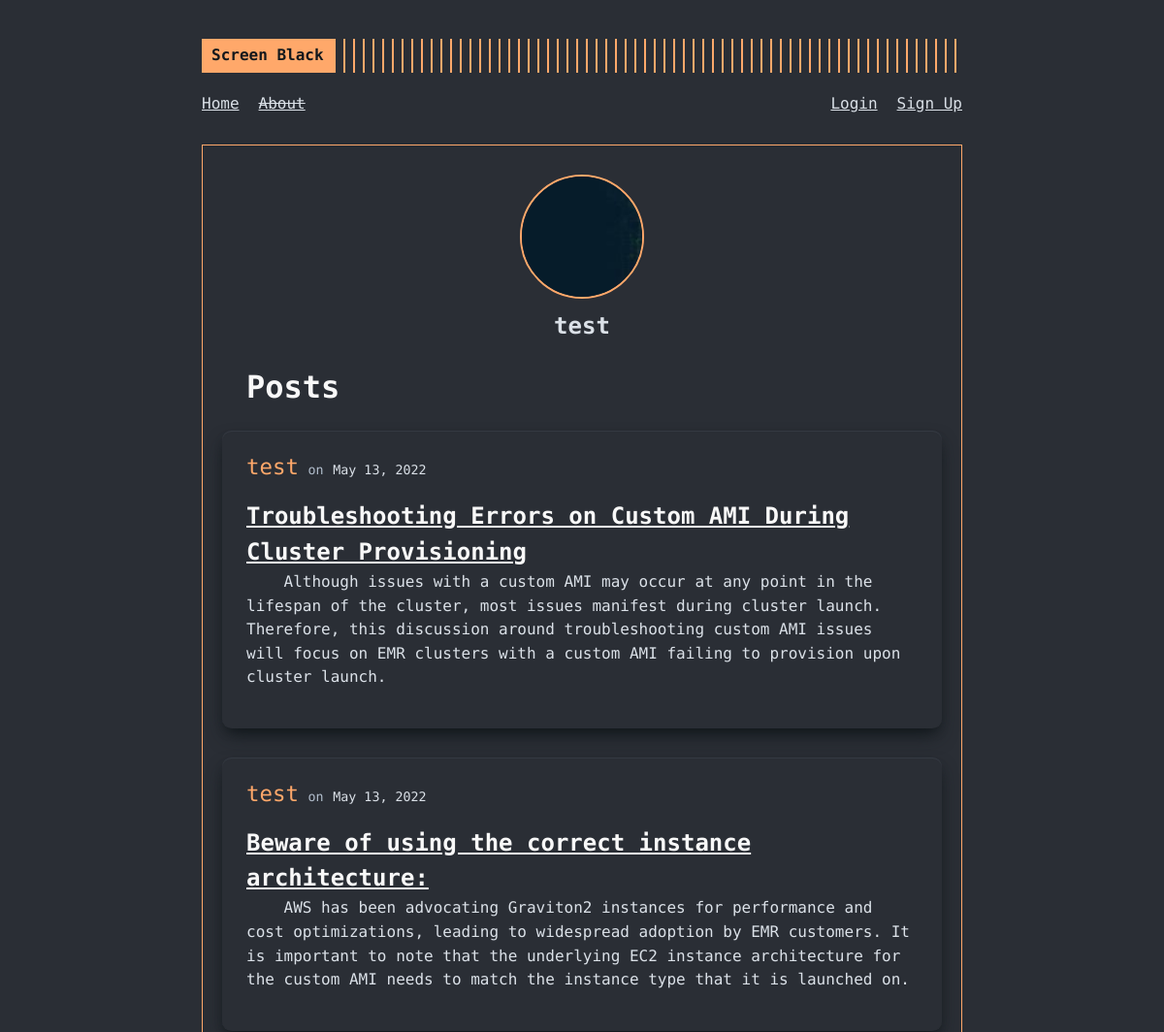
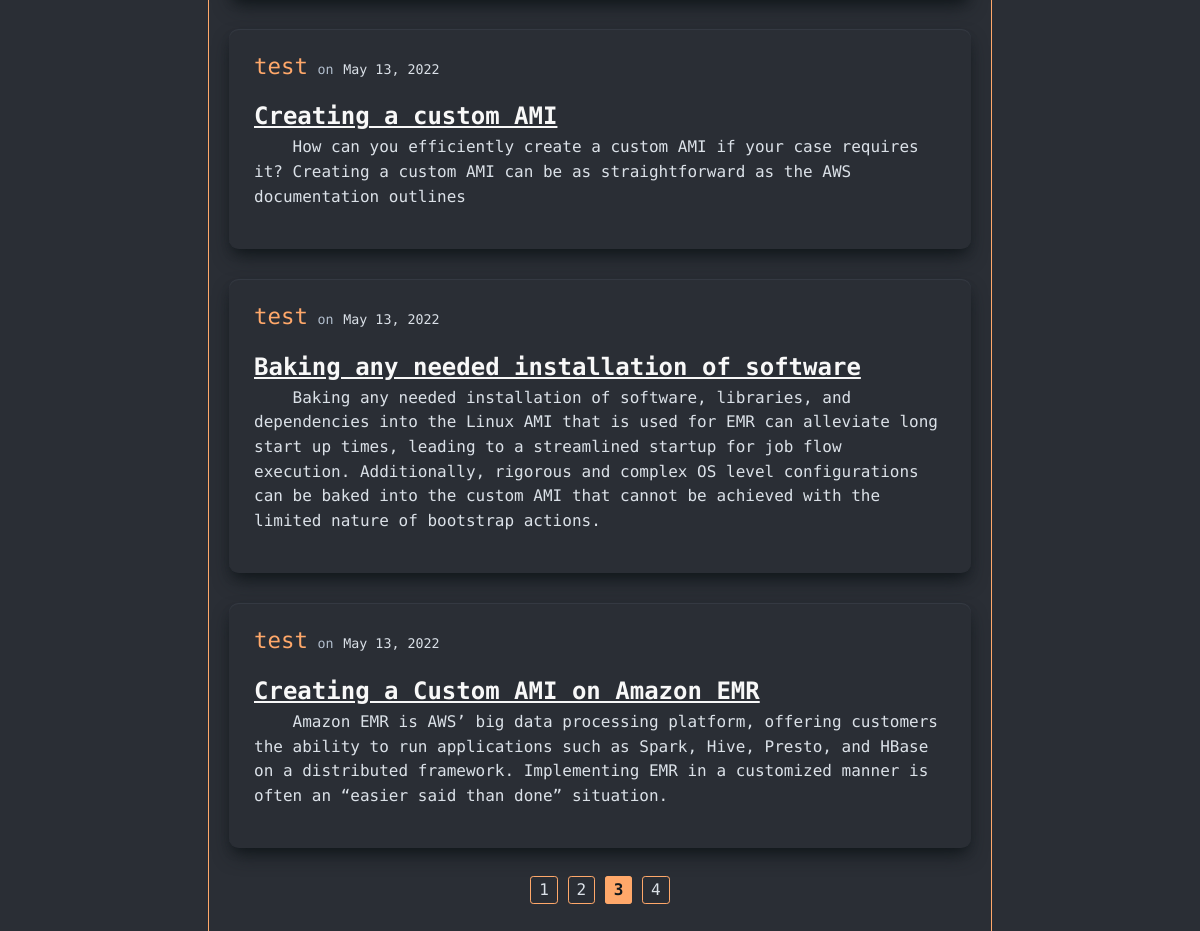
The page /user/test?page=3 on the database its author committed (2 pictures, top to bottom).
### screenblack/models.py (models this page shows, shortened)
class User(db.Model, UserMixin):
  id = db.Column(db.Integer, primary_key = True)
  username = db.Column(db.String(20), nullable = False, unique = True)
  email = db.Column(db.String(120), nullable = False, unique = True)
  picture = db.Column(db.String(20), nullable = False, default = "default.jpg")
  password = db.Column(db.String(60), nullable = False)
  posts = db.relationship("Post", backref = "author", lazy = True)

class Post(db.Model):
  id = db.Column(db.Integer, primary_key = True)
  title = db.Column(db.String(100), nullable = False)
  date_posted = db.Column(db.DateTime, nullable = False, default = datetime.utcnow)
  content = db.Column(db.Text, nullable = False)
  user_id = db.Column(db.Integer, db.ForeignKey('user.id'), nullable = False)

### screenblack/routes.py (the view)
@app.route("/user/<string:username>")
def user_about(username):
  page = request.args.get("page", default=1, type=int)
  user = User.query.filter_by(username=username).first_or_404()
  posts = Post.query.filter_by(author=user).order_by(Post.date_posted.desc()).paginate(page = page, per_page=5)
  return render_template("user_about.html", user = user, posts = posts, title = username)

### screenblack/templates/user_about.html
{% extends "layout.html" %}
{% block content %}
  <div class="profile-card">
    <img src="{{ url_for('static', filename='profilepics/'+user.picture) }}" alt="profile picture for {{ user.username }}" class="profile-image">
    <h2 class="profile-card-username">{{ user.username }}</h2>
  </div>
  <h1 class="user-about-heading">Posts{{ user.posts.total }}</h1>
  {% for post in posts.items %}
    <article class="article-body">
      <div class="home-article">
        <div class="article-author-details">
          <a class="article-author">{{ post.author.username }}</a>
          <small class="text-muted">on</small>
          <small class="article-date">{{ post.date_posted.strftime("%B %d, %Y") }}</small>
        </div>
      </div>
      <h2><a class="article-title" href="{{ url_for('post', post_id=post.id) }}">{{ post.title }}</a></h2>
      <div class="article-content">
        <p>{{ post.content }}</p>
      </div>
    </article>
  {% endfor %}
  <div class="pagination">
    {% for page_num in posts.iter_pages(left_edge = 1, right_edge = 1, left_current = 1, right_current = 2) %}
      {% if page_num %}
        {% if page_num == posts.page %}
          <a class="link-current" href="{{ url_for('user_about', username = user.username, page=page_num) }}">{{ page_num }}</a>
        {% else %}
          <a href="{{ url_for('user_about', username = user.username, page=page_num) }}">{{ page_num }}</a>
        {% endif %}
      {% else %}
        ...
      {% endif %}
    {% endfor %}
  </div>
{% endblock content %}

### screenblack/static/main.css (style rules this page uses)
:root { font-size: 16px; --gray0: #f8f8f8; --gray1: #dbe1e8; --gray2: #b2becd; --gray3: #6c7983; --gray4: #444d55; --gray5: #363b44; --gray6: #2a2e35; --gray7: #12181c; --rajah: #ffa86a; --green: #09c372; --red: #ff3860; }
body { font-family: "Fira Code", monospace; background-color: var(--gray6); color: var(--gray1); line-height: 1.54; }
h1 { color: var(--gray0); font-weight: 700; }
a { color: inherit; }
p { margin-bottom: 20px; }
.article-body { padding: 20px 25px; background-color: var(--gray6); box-shadow: var(--gray5) 0px 1px 1px 0px inset, var(--gray7) 0px 10px 20px -5px, var(--gray7) 0px 6px 12px -6px; margin: 20px 0; border-radius: 0.6rem; }
.article-body:not(:last-of-type) { margin-bottom: 30px; }
.home-article { display: flex; align-items: center; margin-bottom: 15px; }
.article-title { color: var(--gray0); }
.article-author { color: var(--rajah); font-size: 1.4rem; }
.article-date { color: var(--gray1); }
.article-content p { text-indent: 4ch; }
.text-muted { color: var(--gray2); }
.profile-card { text-align: center; }
.profile-image { display: block; max-width: 128px; margin: 10px auto; border: 2px solid var(--rajah); border-radius: 50%; }
.pagination { margin: 30px 0; text-align: center; }
.pagination a { min-width: 2ch; text-decoration: none; border: 1px solid var(--rajah); padding: 0.2rem 0.5rem; border-radius: 0.2rem; }
.link-current { pointer-events: none; background-color: var(--rajah); color: var(--gray7); font-weight: bold; }
.user-about-heading { margin: 20px 25px 0; }

### rows shown on the page
User: picture+username (picture), username "test"
Post: author.username "test", date_posted "May 13, 2022", title "Troubleshooting Errors on Custom AMI During Cluster Provisioning", content "Although issues with a custom AMI may occur at any point in the lifespan of the cluster, most issues manifest during cluster launch. Therefore, this discussion around troubleshooting custom AMI issues will focus on EMR clusters with a custom AMI failing to provision upon cluster launch."
Post: author.username "test", date_posted "May 13, 2022", title "Beware of using the correct instance architecture:", content "AWS has been advocating Graviton2 instances for performance and cost optimizations, leading to widespread adoption by EMR customers. It is important to note that the underlying EC2 instance architecture for the custom AMI needs to match the instance type that it is launched on."
Post: author.username "test", date_posted "May 13, 2022", title "Creating a custom AMI", content "How can you efficiently create a custom AMI if your case requires it? Creating a custom AMI can be as straightforward as the AWS documentation outlines"
Post: author.username "test", date_posted "May 13, 2022", title "Baking any needed installation of software", content "Baking any needed installation of software, libraries, and dependencies into the Linux AMI that is used for EMR can alleviate long start up times, leading to a streamlined startup for job flow execution. Additionally, rigorous and complex OS level configurations can be baked into the custom AMI that cannot be achieved with the limited nature of bootstrap actions."
Post: author.username "test", date_posted "May 13, 2022", title "Creating a Custom AMI on Amazon EMR", content "Amazon EMR is AWS’ big data processing platform, offering customers the ability to run applications such as Spark, Hive, Presto, and HBase on a distributed framework. Implementing EMR in a customized manner is often an “easier said than done” situation."

### other values the page prints
{{ page_num }} "1" "2" "4"
{{ page_num }} "3"
